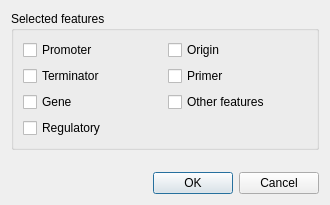
<?xml version="1.0" encoding="UTF-8"?>
<ui version="4.0">
 <class>CustomAutoAnnotationDialog</class>
 <widget class="QDialog" name="CustomAutoAnnotationDialog">
  <property name="geometry">
   <rect>
    <x>0</x>
    <y>0</y>
    <width>330</width>
    <height>205</height>
   </rect>
  </property>
  <property name="windowTitle">
   <string>Plasmid Auto Annotations</string>
  </property>
  <layout class="QVBoxLayout" name="verticalLayout">
   <item>
    <widget class="QGroupBox" name="groupBox">
     <property name="title">
      <string>Selected features</string>
     </property>
     <layout class="QGridLayout" name="gridLayout">
      <item row="0" column="0">
       <widget class="QCheckBox" name="promotersBox">
        <property name="text">
         <string>Promoter</string>
        </property>
       </widget>
      </item>
      <item row="0" column="1">
       <widget class="QCheckBox" name="originBox">
        <property name="text">
         <string>Origin</string>
        </property>
       </widget>
      </item>
      <item row="1" column="0">
       <widget class="QCheckBox" name="terminatorBox">
        <property name="text">
         <string>Terminator</string>
        </property>
       </widget>
      </item>
      <item row="1" column="1">
       <widget class="QCheckBox" name="primerBox">
        <property name="text">
         <string>Primer</string>
        </property>
       </widget>
      </item>
      <item row="2" column="0">
       <widget class="QCheckBox" name="genesBox">
        <property name="text">
         <string>Gene</string>
        </property>
       </widget>
      </item>
      <item row="2" column="1">
       <widget class="QCheckBox" name="featureBox">
        <property name="text">
         <string>Other features</string>
        </property>
       </widget>
      </item>
      <item row="3" column="0">
       <widget class="QCheckBox" name="regulatoryBox">
        <property name="text">
         <string>Regulatory</string>
        </property>
       </widget>
      </item>
     </layout>
    </widget>
   </item>
   <item>
    <spacer name="verticalSpacer">
     <property name="orientation">
      <enum>Qt::Vertical</enum>
     </property>
     <property name="sizeHint" stdset="0">
      <size>
       <width>20</width>
       <height>40</height>
      </size>
     </property>
    </spacer>
   </item>
   <item>
    <widget class="QDialogButtonBox" name="buttonBox">
     <property name="orientation">
      <enum>Qt::Horizontal</enum>
     </property>
     <property name="standardButtons">
      <set>QDialogButtonBox::Cancel|QDialogButtonBox::Ok</set>
     </property>
    </widget>
   </item>
  </layout>
 </widget>
 <resources/>
 <connections>
  <connection>
   <sender>buttonBox</sender>
   <signal>accepted()</signal>
   <receiver>CustomAutoAnnotationDialog</receiver>
   <slot>accept()</slot>
   <hints>
    <hint type="sourcelabel">
     <x>248</x>
     <y>254</y>
    </hint>
    <hint type="destinationlabel">
     <x>157</x>
     <y>274</y>
    </hint>
   </hints>
  </connection>
  <connection>
   <sender>buttonBox</sender>
   <signal>rejected()</signal>
   <receiver>CustomAutoAnnotationDialog</receiver>
   <slot>reject()</slot>
   <hints>
    <hint type="sourcelabel">
     <x>316</x>
     <y>260</y>
    </hint>
    <hint type="destinationlabel">
     <x>286</x>
     <y>274</y>
    </hint>
   </hints>
  </connection>
 </connections>
</ui>
